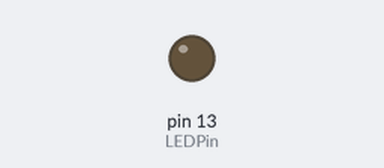
A sketch run on a simulated Arduino Uno, built with avr-gcc and run on an emulated ATmega328P. Shown: output pins drawn as LEDs (lit = HIGH).

Above: at 0.2 s.
At 40.0 s:
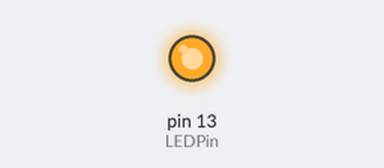
Timing chart, 0 to 40.0 s (numbered marks = the images above):
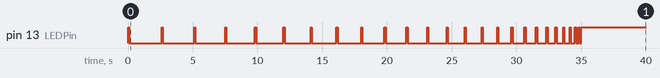

The sketch:

Tutorial1.ino
```cpp
//these are my global variables
int LEDPin = 13;
int myDelay = 2500;

void setup () {
  pinMode(LEDPin, OUTPUT);
}

void loop() {
  digitalWrite(LEDPin, HIGH);
  delay(100);
  digitalWrite(LEDPin, LOW);
  delay(myDelay);

  //climax-i-fier!
  if (myDelay != 0)
    myDelay -= 100;
}
```

Measured:
- by itself, pin 13 (LEDPin): LOW → HIGH at 0.00 s, → LOW 0.10 s later, → HIGH 2.5 s later, → LOW 0.10 s later, … (51 changes in this stretch)
